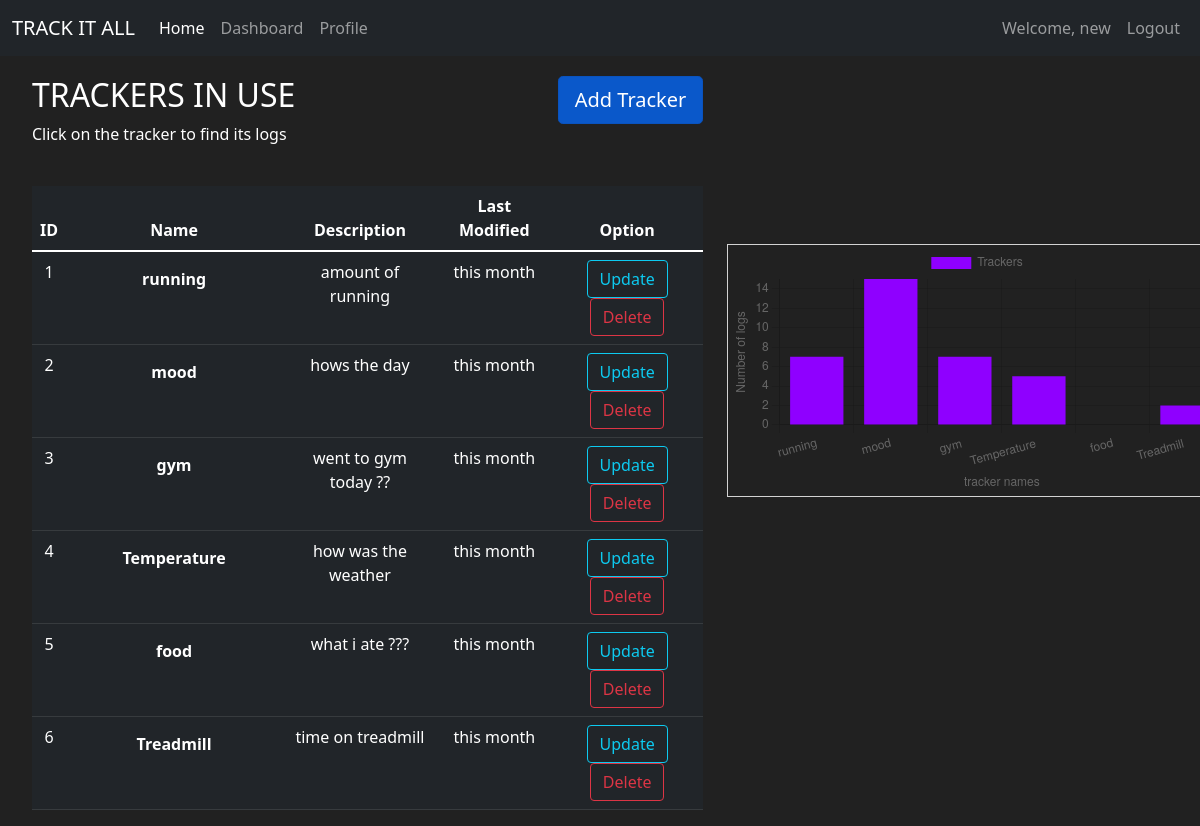
The page /dashboard (signed in) on the database its author committed.
### my_app/models.py (models this page shows, shortened)
class User(db.Model,UserMixin):
    id=db.Column(db.Integer(), primary_key=True)
    username=db.Column(db.String(length=40), nullable=False, unique=True)
    email=db.Column(db.String(length=50), nullable=False, unique=True)
    password_hash=db.Column(db.String(length=60), nullable=False)
    target=db.Column(db.Integer(), nullable=False, default=0)          #one to many relationship
    trackers=db.relationship('Tracker',backref='owned_user', lazy=True)     #lazy=True it allows sqlalchemy to grab hold of all items in one shot
    log=db.relationship('Log')
    role=db.Column(db.String(), nullable=False, default='User')          #one to many relationship
    city=db.Column(db.String())
    phone_num=db.Column(db.Integer())
    social=db.Column(db.String())
    @property
    def password(self):
        return self.password

class Tracker(db.Model):
    id=db.Column(db.Integer(), primary_key=True)
    name=db.Column(db.String(length=40), nullable=False, unique=True)
    description=db.Column(db.String(length=1024))
    type=db.Column(db.String(length=40), nullable=False)
    owner=db.Column(db.Integer(), db.ForeignKey('user.id'))
    log=db.relationship('Log',cascade="all, delete")
    choices=db.Column(db.String()) #comma seperated values for the multiple choice
    last_modified=db.Column(db.Integer())

### my_app/routes.py (the view, shortened to what this page needs)
@app.route('/dashboard', methods=['GET', 'POST'])
@login_required
def dashboard_page():
    update_tracker = UpdateFormTracker()
    delete_tracker = DeleteFormTracker()
    trackers = Tracker.query.filter_by(owner=current_user.id).all()
    tracker_len=len(trackers)
    logs = Log.query.all()
    trackers_name=[]
    log_count=[]
    for i in trackers:
        trackers_name.append(i.name)
        count=0
        for j in logs:    #for higher nuber of logs use better counting method  O(n)
            if j.tracker_id==i.id:
                count=count+1
        log_count.append(count)
    today=int(datetime.datetime.now().strftime(format="%j"))
    print
    context={'trackers': trackers, 'update_tracker': update_tracker,
            'delete_tracker': delete_tracker,
            'log_count': log_count, 'trackers_name': trackers_name,
            'tracker_len': tracker_len,'today':today}
    return render_template('dashboard.html', **context)

### my_app/models.py (called while the page is built)
@login_manager.user_loader
def load_user(user_id):
    return User.query.get(int(user_id))

### my_app/templates/dashboard.html (shortened to what this page needs)
{% extends 'base.html' %}
{% block content %}
{% if tracker_len==0 %}
<div class="container2">
  <h3>YOU DONT HAVE ANY TRACKERS .....😕</h3>
  <br>
  <h3> ADD NEW TRACKERS..</h3>
    <img src="{{ url_for('static',filename='images/hands.jpeg') }}" alt="Snow">
    <button class="btn"><div class="btn-group"><a href="/addtracker" class="btn btn-primary active" aria-current="page"> Add Tracker </a></button>
</div>
{% else %}
<div class="row" style="margin-top:20px;margin-left: 20px;">
    <div class="col-7">
        <div class="position-relative">
            <div class="position-absolute top-10 end-0">
                <div class="btn-group-lg"><a href="/addtracker" class="btn btn-primary active" aria-current="page">Add Tracker</a></div>
            </div>
        </div>
        <h2>TRACKERS IN USE</h2>
        <p>Click on the tracker to find its logs</p>
        <br>
        <table class="table table-hover table-dark">
            <thead>
                <tr>
                    <th scope="col">ID</th>
                    <th scope="col">Name</th>
                    <th scope="col">Description</th>
                    <th scope="col">Last Modified</th>
                    <th scope="col">Option</th>
                </tr>
            </thead>
            <tbody>
                {% for tracker in trackers %}
                <tr>
                    <td>{{ loop.index }}</td>
                    <td><a href="/{{tracker.id}}/log" class="btn" style="width: 200px;border-radius: 15px;border-style: dotted ;color: white;"><strong>{{tracker.name}}</strong></a></td>
                    <td>{{ tracker.description }}</td>
                    {% if today - tracker.last_modified==0 %}
                    <td> Today </td>
                    {% elif today - tracker.last_modified == 1  %}
                    <td>Yesterday</td>
                    {% elif 7 >= today - tracker.last_modified %}
                    <td>this week</td>
                    {% elif 30 >= today - tracker.last_modified %}
                    <td>this month</td>
                    {% else %}
                    <td>long ago</td>
                    {% endif %}
                    <td>
                        <button type="button" class="btn btn-outline-info" data-bs-toggle="modal" data-bs-target="#Modal-Update-{{tracker.id}}">
                            Update
                        </button>
                        <button type="button" class="btn btn-outline-danger" data-bs-toggle="modal" data-bs-target="#Modal-Delete-{{tracker.id}}">
                            Delete
                        </button>
                    </td>
                </tr>
                {% endfor %}
            </tbody>
        </table>
    </div>
    <div class="col-5">
        <br>
        <br>
        <br>
        <br>
        <br>
        <br>
        <br>
        <div class="dashboardChart" >
            <canvas id="myChart" ></canvas>
        </div>
        <script>
        const data = {
            labels: {{ trackers_name | safe }},
            datasets: [{
              label: 'Trackers',
              backgroundColor: '#8F00FF',
              borderColor: 'rgb(255, 99, 132)',
              data: {{ log_count  }},
            }]
          };
          const config = {
            type: "bar",
            data: data,
            options: {
              scales: {
                y: {
                  beginAtZero: true,
                  title: {
                      display: true,
                      text: 'Number of logs'
                  },
                  min: 0,
                  ticks: {
          // forces step size to be 50 units
                    stepSize: 1
                  }
                },
                x: {
                    title: {
                      display: true,
                      text: 'tracker names'
                  }
                }
              }
            }
          };
          var myChart = new Chart(
            document.getElementById('myChart'),
            config
          );
</script>
    </div>
</div>
{% endif %}
{% endblock %}

### my_app/templates/base.html (shortened to what this page needs)
<!doctype html>
<html lang="en">
  <head>
    <link href="https://cdn.jsdelivr.net/npm/bootstrap@5.1.3/dist/css/bootstrap.min.css" rel="stylesheet">
    <link rel="stylesheet" href="{{ url_for('static',filename='css/style.css') }}">
  </head>
  <body>
    <nav class="navbar navbar-expand-lg navbar-dark bg-dark">
        <div class="container-fluid">
          <a class="navbar-brand" href="#">TRACK IT ALL</a>
          <div class="collapse navbar-collapse" id="navbarSupportedContent">
            <ul class="navbar-nav me-auto mb-2 mb-lg-0">
              <li class="nav-item">
                <a class="nav-link active" aria-current="page" href="{{ url_for('home_page') }}">Home</a>
              </li>
              <li class="nav-item">
                <a class="nav-link" href="{{ url_for('dashboard_page') }}">Dashboard</a>
              </li>
              <li class="nav-item">
                <a class="nav-link" href="{{ url_for('profile_page') }}">Profile</a>
              </li>
            </ul>
            {% if current_user.is_authenticated %}
            <ul class="navbar-nav ms-auto">
                <li class="nav-item">
                    <a class="nav-link" href="#">Welcome, {{ current_user.username}}</a>
                </li>
                <li class="nav-item">
                    <a class="nav-link" href="{{ url_for('logout_page') }}">Logout</a>
                </li>
            </ul>
            {% endif %}
          </div>
        </div>
    </nav>
    {% block content %}
    {% endblock %}
  </body>
</html>

### my_app/static/css/style.css (style rules this page uses)
body { background-color: #212121; color: white; }
td,th { text-align: center; }
.dashboardChart { margin-right: 0px; width: 500px; border: 1px solid lightgrey; padding: 2px; }

### rows shown on the page
User: username "new"
Tracker: name "running", description "amount of running", last_modified "this month"
Tracker: name "mood", description "hows the day", last_modified "this month"
Tracker: name "gym", description "went to gym today ??", last_modified "this month"
Tracker: name "Temperature", description "how was the weather", last_modified "this month"
Tracker: name "food", description "what i ate ???", last_modified "this month"
Tracker: name "Treadmill", description "time on treadmill", last_modified "this month"

### other values the page prints
chart data {{ log_count }} [7, 15, 7, 5, 0, 2]
